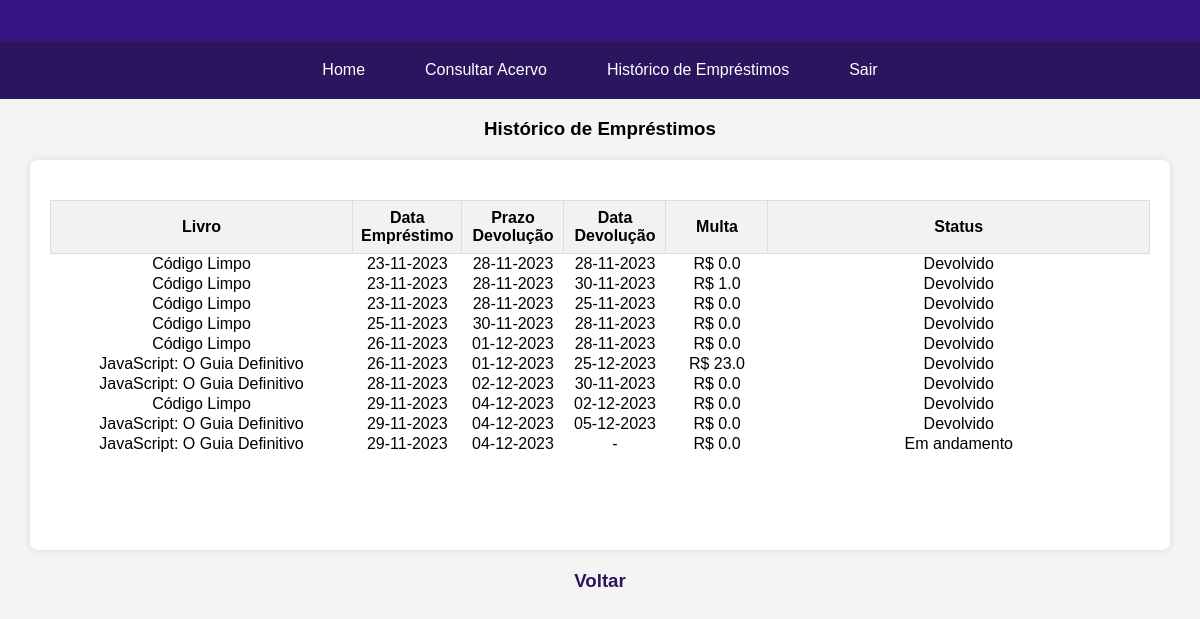
Screenshot of /usuario/historico (signed in) with the database file from the repository.
### app.py (models this page shows)
class Emprestimo(db.Model):
    id = db.Column(db.Integer, primary_key=True)
    usuario_id = db.Column(db.Integer, db.ForeignKey('usuario.id'), nullable=False)
    livro_id = db.Column(db.Integer, db.ForeignKey('livro.id'), nullable=False)
    data_emprestimo = db.Column(db.DateTime, default=datetime.utcnow)
    prazo_devolucao = db.Column(db.DateTime, default=datetime.utcnow() + timedelta(days=5))
    data_devolucao = db.Column(db.DateTime)
    multa = db.Column(db.Float, default=0.0)
    finalizado = db.Column(db.Boolean)
    usuario = db.relationship('Usuario', backref=db.backref('emprestimos', lazy=True))
    livro = db.relationship('Livro', backref=db.backref('emprestimos', lazy=True))

class Livro(db.Model):
    id = db.Column(db.Integer, primary_key=True)
    isbn = db.Column(db.String(20), unique = True, nullable = False)
    titulo = db.Column(db.String(200), nullable=False)
    autor = db.Column(db.String(100), nullable=False)
    editora = db.Column(db.String(200), nullable=False)
    ano = db.Column(db.String(100), nullable=False)
    disponivel = db.Column(db.Boolean, default=True)
    quantidade_exemplares = db.Column(db.Integer, nullable=False)

### app.py (the view)
@app.route('/usuario/historico')
def emprestimos_usuario():
    usuario_id = session.get('usuario_id') #obtem o id do usuario autenticado.
    if not usuario_id:
        flash('Faça o login para visualizar os empréstimos.')
        return redirect('/')
    usuario = Usuario.query.get(usuario_id)
    if usuario:
        emprestimos = usuario.emprestimos
        return render_template('historico_usuario.html', emprestimos=emprestimos)
    else:
        flash('Usuário não encontrado.')
        return redirect('/')

### templates/historico_usuario.html (shortened to what this page needs)
<!DOCTYPE html>
<html lang="en">
<head>
    <link rel="stylesheet" href="/static/historico_usuario.css">
</head>
<body>
    <header>
    </header>
    <nav>
        <a href="/usuario">Home</a>
        <a href="/usuario/acervo">Consultar Acervo</a>
        <a href="/usuario/historico">Histórico de Empréstimos</a>
        <a href="/">Sair</a>
    </nav>
    <h3>Histórico de Empréstimos</h3>
    {% if emprestimos %}
        <div>
            <table>
                <thead>
                    <tr>
                        <th>Livro</th>
                        <th>Data Empréstimo</th>
                        <th>Prazo Devolução</th>
                        <th>Data Devolução</th>
                        <th>Multa</th>
                        <th>Status</th>
                    </tr>
                </thead>
                <tbody>
                    {% for emprestimo in emprestimos %}
                        <tr>
                            <td class="titulo">{{ emprestimo.livro.titulo }}</td>
                            <td class="emprestimo">{{ emprestimo.data_emprestimo.strftime('%d-%m-%Y') }}</td>
                            <td class="prazo">{{ emprestimo.prazo_devolucao.strftime('%d-%m-%Y') }}</td>
                            <td class="devolucao">{{ emprestimo.data_devolucao.strftime('%d-%m-%Y') if emprestimo.data_devolucao else '-' }}</td>
                            <td class="multa">R$ {{ emprestimo.multa }}</td>
                            <td>{{ 'Devolvido' if emprestimo.finalizado else 'Em andamento' }}</td>
                        </tr>
                    {% endfor %}
                </tbody>
            </table>
        </div>
    {% else %}
        <p class="mensagem">Nenhum empréstimo realizado.</p>
    {% endif %}
    <h3><a href="/usuario">Voltar</a></h3>
</body>
</html>

### static/historico_usuario.css (style rules this page uses)
body { font-family: 'Arial', sans-serif; background-color: #f4f4f4; margin: 0; padding: 0; }
header { background-color: #361486; color: #fff; padding: 10px 0; text-align: center; }
nav { display: flex; justify-content: center; background-color: #2b155e; padding: 10px 0; }
nav a { color: #fff; text-decoration: none; padding: 10px 20px; margin: 0 10px; border-radius: 4px; }
div { max-width: 1100px; height: 350px; margin: 20px auto; background-color: #fff; padding: 20px; box-shadow: 0 0 10px rgba(0, 0, 0, 0.1); border-radius: 8px; overflow-y:scroll; }
.titulo { width: 300px; }
.emprestimo, .prazo, .devolucao, .multa { width: 100px; }
h3 { text-align: center; }
a { text-decoration: none; color: #2b155e; }
table { width: 100%; border-collapse: collapse; margin-top: 20px; }
th { background-color: #f2f2f2; border: 1px solid #dddddd; text-align: center; padding: 8px; }
td { text-align: center; }

### rows the page displays
Emprestimo: livro.titulo "Código Limpo", data_emprestimo "23-11-2023", prazo_devolucao "28-11-2023", data_devolucao "28-11-2023", multa "0.0", finalizado "Devolvido"
Emprestimo: livro.titulo "Código Limpo", data_emprestimo "23-11-2023", prazo_devolucao "28-11-2023", data_devolucao "30-11-2023", multa "1.0", finalizado "Devolvido"
Emprestimo: livro.titulo "Código Limpo", data_emprestimo "23-11-2023", prazo_devolucao "28-11-2023", data_devolucao "25-11-2023", multa "0.0", finalizado "Devolvido"
Emprestimo: livro.titulo "Código Limpo", data_emprestimo "25-11-2023", prazo_devolucao "30-11-2023", data_devolucao "28-11-2023", multa "0.0", finalizado "Devolvido"
Emprestimo: livro.titulo "Código Limpo", data_emprestimo "26-11-2023", prazo_devolucao "01-12-2023", data_devolucao "28-11-2023", multa "0.0", finalizado "Devolvido"
Emprestimo: livro.titulo "JavaScript: O Guia Definitivo", data_emprestimo "26-11-2023", prazo_devolucao "01-12-2023", data_devolucao "25-12-2023", multa "23.0", finalizado "Devolvido"
Emprestimo: livro.titulo "JavaScript: O Guia Definitivo", data_emprestimo "28-11-2023", prazo_devolucao "02-12-2023", data_devolucao "30-11-2023", multa "0.0", finalizado "Devolvido"
Emprestimo: livro.titulo "Código Limpo", data_emprestimo "29-11-2023", prazo_devolucao "04-12-2023", data_devolucao "02-12-2023", multa "0.0", finalizado "Devolvido"
Emprestimo: livro.titulo "JavaScript: O Guia Definitivo", data_emprestimo "29-11-2023", prazo_devolucao "04-12-2023", data_devolucao "05-12-2023", multa "0.0", finalizado "Devolvido"
Emprestimo: livro.titulo "JavaScript: O Guia Definitivo", data_emprestimo "29-11-2023", prazo_devolucao "04-12-2023", data_devolucao "-", multa "0.0", finalizado "Em andamento"
